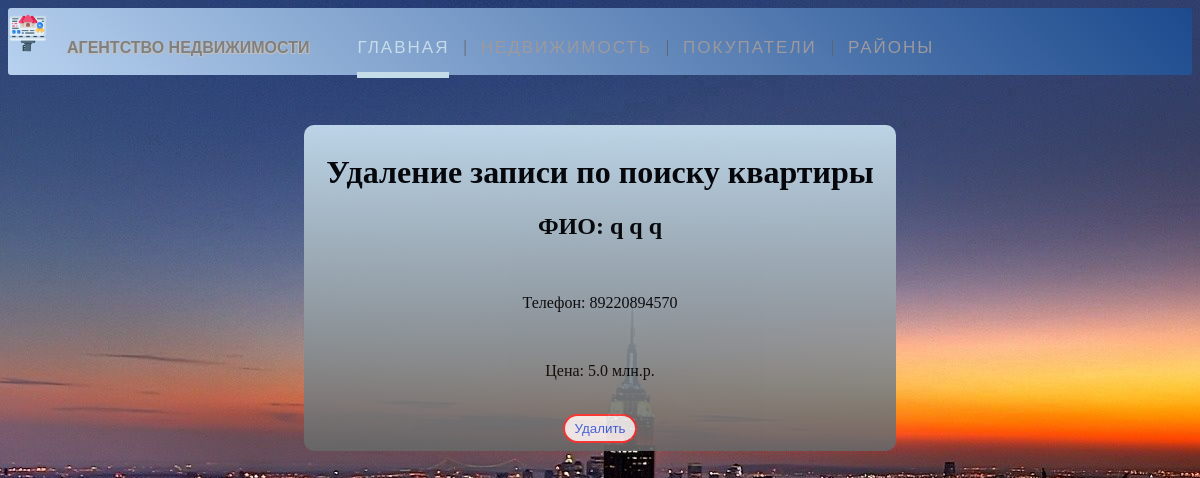
Screenshot of /buyers/5/del_buyer with the database file from the repository.
### webApp/models.py (models this page shows, shortened)
class Buyers(models.Model):
    id = models.AutoField('id', primary_key=True)
    fio = models.CharField('ФИО', max_length=50)
    phone = models.CharField('Номер телефона', max_length=12)
    id_district = models.IntegerField('Район')
    min_area = models.FloatField('Площадь')
    max_area = models.FloatField('Площадь')
    price = models.FloatField('Цена')
    spicial_condition = models.BooleanField('Специальное условие')
    class Meta:
        verbose_name = 'Покупатель'
        verbose_name_plural = 'Покупатели'

### webApp/views.py (the view)
# urls.py: path('buyers/<int:pk>/del_buyer', views.DelBuyer.as_view(), name='del-buyer'),
class DelBuyer(DeleteView):
    model = Buyers
    success_url = '/buyers'
    template_name = 'webApp/del_buyers.html'
    context_object_name = 'buyer'

### webApp/templates/webApp/del_buyers.html (shortened to what this page needs)
{% extends 'webApp/base.html' %}
{% block content %}
    <div class="details-buyer">
        <h1>Удаление записи по поиску квартиры</h1>
        <h2>ФИО: {{ buyer.fio }}</h2><br>
        <p>Телефон: {{ buyer.phone }}</p><br>
        <p>Цена: {{ buyer.price }}  млн.р.</p><br>
        <form method="POST">
            <button class="btn-del-buyers" type="submit">Удалить</button>
        </form>
    </div>
{% endblock %}

### webApp/static/css/style_base.css (style rules this page uses)
body { background-image: url("../src/fon.jpg"); }

### webApp/static/css/style_details_buyers.css (style rules this page uses)
.details-buyer { background: linear-gradient(180deg, #cbe4f3 0%, #676767 100%); align-content: center; align-items: center; text-align: center; border-radius: 10px; padding: 8px; opacity: 0.9; margin-top: 50px; margin-left: 25%; margin-right: 25%; }
.btn-del-buyers { border: 2px solid rgba(252, 4, 4, 0.8); align-content: center; align-items: center; text-align: right; background-color: whitesmoke; border-radius: 20px 20px 20px 20px; padding: 5px 10px; text-decoration: none; color: #3c64e5; }

### rows the page displays
Buyers: fio "q q q", phone "89220894570", price "5.0"
